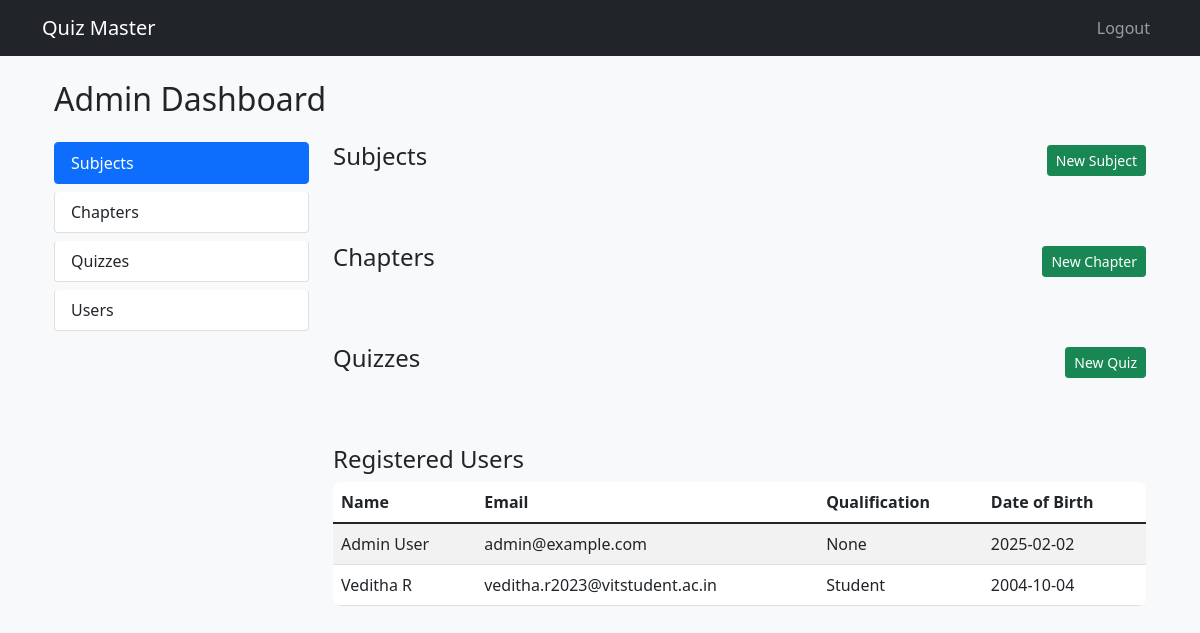
The app's page /admin/dashboard (signed in), older data.
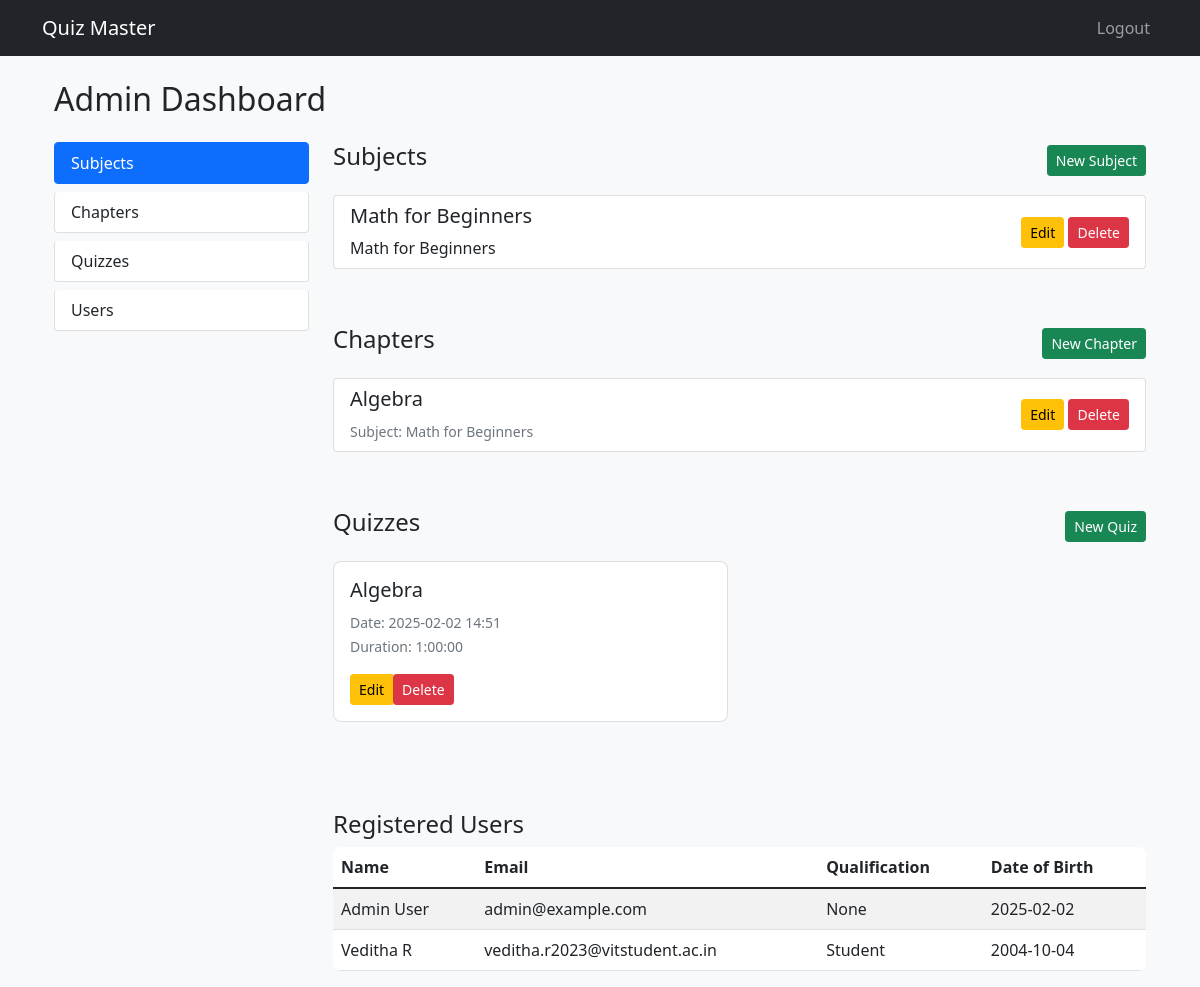
The same page, newer data.
### app.py (models this page shows)
class Users(db.Model):
    __tablename__ = 'users'
    user_id = db.Column(db.Integer, primary_key=True)
    email = db.Column(db.String(120), unique=True, nullable=False)
    password = db.Column(db.String(255), nullable=False)
    fullname = db.Column(db.String(100), nullable=False)
    qualification = db.Column(db.String(100))
    dob = db.Column(db.Date, nullable=False)
    is_admin = db.Column(db.Boolean, default=False)
    scores = db.relationship('Scores', backref='user', lazy=True)

class Subject(db.Model):
    __tablename__ = 'subject'
    subject_id = db.Column(db.Integer, primary_key=True)
    name = db.Column(db.String(100), unique=True, nullable=False)
    description = db.Column(db.Text)
    chapters = db.relationship('Chapters', backref='subject', lazy=True)

class Chapters(db.Model):
    __tablename__ = 'chapters'
    chapter_id = db.Column(db.Integer, primary_key=True)
    name = db.Column(db.String(100), nullable=False)
    description = db.Column(db.Text)
    subject_id = db.Column(db.Integer, db.ForeignKey('subject.subject_id'), nullable=False)
    quizzes = db.relationship('Quiz', backref='chapter', lazy=True)

class Quiz(db.Model):
    __tablename__ = 'quiz'
    quiz_id = db.Column(db.Integer, primary_key=True)
    chapter_id = db.Column(db.Integer, db.ForeignKey('chapters.chapter_id'), nullable=False)
    date_of_quiz = db.Column(db.DateTime, nullable=False)
    time_duration = db.Column(db.Interval, nullable=False, default=timedelta(hours=1))
    remarks = db.Column(db.Text)
    questions = db.relationship('Questions', backref='quiz', lazy=True)
    scores = db.relationship('Scores', backref='quiz', lazy=True)

### app.py (the view)
@app.route('/admin/dashboard')
@login_required
@admin_required
def admin_dashboard():
    users = Users.query.all()
    subjects = Subject.query.all()
    chapters = Chapters.query.all()
    quizzes = Quiz.query.all()
    return render_template('admin_dashboard.html',
                         users=users,
                         subjects=subjects,
                         chapters=chapters,
                         quizzes=quizzes)

### app.py (called while the page is built)
def login_required(f):
    @wraps(f)
    def decorated(*args, **kwargs):
        if 'user_id' not in session:
            return redirect(url_for('login'))
        return f(*args, **kwargs)
    return decorated

def admin_required(f):
    @wraps(f)
    def decorated(*args, **kwargs):
        user = Users.query.get(session['user_id'])
        if not user or not user.is_admin:
            abort(403)
        return f(*args, **kwargs)
    return decorated

### templates/admin_dashboard.html (shortened to what this page needs)
{% extends "base.html" %}
{% block content %}
<div class="container-fluid mt-4">
    <h2 class="mb-4">Admin Dashboard</h2>
    <div class="row">
        <div class="col-md-3">
            <div class="list-group">
                <a href="#subjects" class="list-group-item list-group-item-action active">Subjects</a>
                <a href="#chapters" class="list-group-item list-group-item-action">Chapters</a>
                <a href="#quizzes" class="list-group-item list-group-item-action">Quizzes</a>
                <a href="#users" class="list-group-item list-group-item-action">Users</a>
            </div>
        </div>
        <div class="col-md-9">
            <div id="subjects" class="mb-5">
                <div class="d-flex justify-content-between align-items-center mb-3">
                    <h4>Subjects</h4>
                    <a href="{{ url_for('create_subject') }}" class="btn btn-success btn-sm">New Subject</a>
                </div>
                <div class="list-group">
                    {% for subject in subjects %}
                    <div class="list-group-item">
                        <div class="d-flex justify-content-between align-items-center">
                            <div>
                                <h5>{{ subject.name }}</h5>
                                <p class="mb-0">{{ subject.description }}</p>
                            </div>
                            <div>
                                <a href="{{ url_for('edit_subject', subject_id=subject.subject_id) }}"
                                   class="btn btn-warning btn-sm">Edit</a>
                                <form method="POST" action="{{ url_for('delete_subject', subject_id=subject.subject_id) }}"
                                      class="d-inline">
                                    <button type="submit" class="btn btn-danger btn-sm">Delete</button>
                                </form>
                            </div>
                        </div>
                    </div>
                    {% endfor %}
                </div>
            </div>
            <div id="chapters" class="mb-5">
                <div class="d-flex justify-content-between align-items-center mb-3">
                    <h4>Chapters</h4>
                    <a href="{{ url_for('create_chapter') }}" class="btn btn-success btn-sm">New Chapter</a>
                </div>
                <div class="list-group">
                    {% for chapter in chapters %}
                    <div class="list-group-item">
                        <div class="d-flex justify-content-between align-items-center">
                            <div>
                                <h5>{{ chapter.name }}</h5>
                                <small class="text-muted">Subject: {{ chapter.subject.name }}</small>
                            </div>
                            <div>
                                <a href="{{ url_for('edit_chapter', chapter_id=chapter.chapter_id) }}"
                                   class="btn btn-warning btn-sm">Edit</a>
                                <form method="POST" action="{{ url_for('delete_chapter', chapter_id=chapter.chapter_id) }}"
                                      class="d-inline">
                                    <button type="submit" class="btn btn-danger btn-sm">Delete</button>
                                </form>
                            </div>
                        </div>
                    </div>
                    {% endfor %}
                </div>
            </div>
            <div id="quizzes" class="mb-5">
                <div class="d-flex justify-content-between align-items-center mb-3">
                    <h4>Quizzes</h4>
                    <a href="{{ url_for('create_quiz') }}" class="btn btn-success btn-sm">New Quiz</a>
                </div>
                <div class="row">
                    {% for quiz in quizzes %}
                    <div class="col-md-6 mb-3">
                        <div class="card">
                            <div class="card-body">
                                <h5 class="card-title">{{ quiz.chapter.name }}</h5>
                                <p class="card-text">
                                    <small class="text-muted">
                                        Date: {{ quiz.date_of_quiz.strftime('%Y-%m-%d %H:%M') }}<br>
                                        Duration: {{ quiz.time_duration }}
                                    </small>
                                </p>
                                <div class="btn-group">
                                    <a href="{{ url_for('edit_quiz', quiz_id=quiz.quiz_id) }}"
                                       class="btn btn-warning btn-sm">Edit</a>
                                    <form method="POST" action="{{ url_for('delete_quiz', quiz_id=quiz.quiz_id) }}">
                                        <button type="submit" class="btn btn-danger btn-sm">Delete</button>
                                    </form>
                                </div>
                            </div>
                        </div>
                    </div>
                    {% endfor %}
                </div>
            </div>
            <div id="users">
                <h4>Registered Users</h4>
                <table class="table table-striped">
                    <thead>
                        <tr>
                            <th>Name</th>
                            <th>Email</th>
                            <th>Qualification</th>
                            <th>Date of Birth</th>
                        </tr>
                    </thead>
                    <tbody>
                        {% for user in users %}
                        <tr>
                            <td>{{ user.fullname }}</td>
                            <td>{{ user.email }}</td>
                            <td>{{ user.qualification }}</td>
                            <td>{{ user.dob.strftime('%Y-%m-%d') }}</td>
                        </tr>
                        {% endfor %}
                    </tbody>
                </table>
            </div>
        </div>
    </div>
</div>
{% endblock %}

### templates/base.html (shortened to what this page needs)
<!DOCTYPE html>
<html lang="en">
<head>
    <link href="https://cdn.jsdelivr.net/npm/bootstrap@5.1.3/dist/css/bootstrap.min.css" rel="stylesheet">
    <link rel="stylesheet" href="{{ url_for('static', filename='styles.css') }}">
</head>
<body class="bg-light">
<nav class="navbar navbar-expand-lg navbar-dark bg-dark">
    <div class="container">
        <a class="navbar-brand" href="/">Quiz Master</a>
        <div class="navbar-nav ms-auto">
            {% if session.get('user_id') %}
                <a class="nav-link" href="{{ url_for('logout') }}">Logout</a>
            {% else %}
                <a class="nav-link" href="{{ url_for('login') }}">Login</a>
                <a class="nav-link" href="{{ url_for('register') }}">Register</a>
            {% endif %}
        </div>
    </div>
</nav>
    <div class="container mt-4">
        {% block content %}{% endblock %}
    </div>
</body>
</html>

### static/styles.css (style rules this page uses)
.card { margin-bottom: 1.5rem; border-radius: 0.5rem; }
.list-group-item { margin-bottom: 0.5rem; border-radius: 0.25rem; }
.table { background-color: white; border-radius: 0.5rem; overflow: hidden; }

Row changes from the older to the newer data that the page shows:
added Subject: name "Math for Beginners", description "Math for Beginners"
added Chapters: name "Algebra", subject.name "Math for Beginners"
added Quiz: chapter.name "Algebra", date_of_quiz "2025-02-02 14:51", time_duration "1:00:00"
